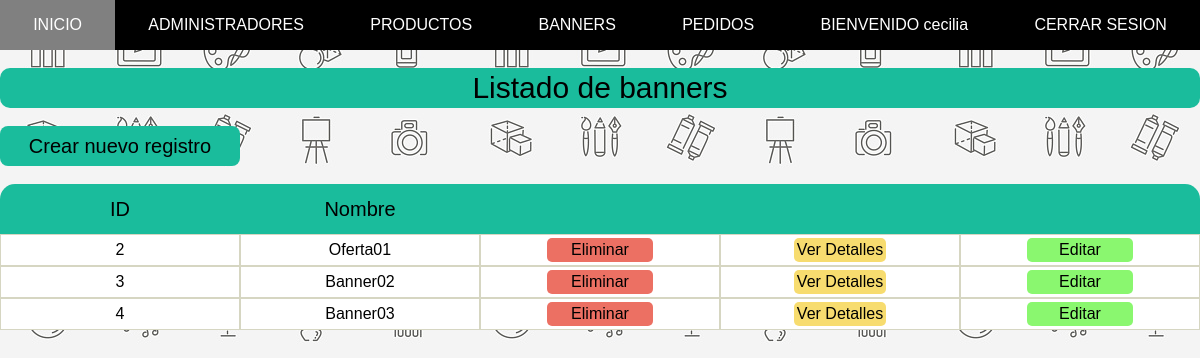
Page /Administrador/banners_lista.php (signed in) on the committed database.
### tables this page shows
CREATE TABLE `banners` (
  `id` int(11) NOT NULL,
  `nombre` varchar(128) NOT NULL,
  `archivo` varchar(64) NOT NULL,
  `status` int(1) DEFAULT 1,
  `eliminado` int(1) NOT NULL DEFAULT 0
);

### Administrador/banners_lista.php (the view, shortened to what this page needs)
<?php
        $con = conecta();
        $sql = "SELECT * FROM banners WHERE status = 1 AND eliminado = 0";
        $res = $con->query($sql);
?>
<!DOCTYPE html>
<html lang="en">
<head>
    <link rel="stylesheet" href="css/banners_lista.css">
</head>
<body>
    <?php
        include("menu.php");
    ?>
    <br>
    <div class="contenedor">
        <div class="header">
            <div class="hitem" id="hitem1"> Listado de banners</div>
        </div>
        <br>
        <div class="hitem" id="hitem2"> <a href="banners_alta.php">Crear nuevo registro</a> </div>
        <br>
        <div class="fila" id="cabecera">
            <div class="titulo b">ID</div>
            <div class="titulo">Nombre</div>
            <div class="titulo"></div>
            <div class="titulo"></div>
            <div class="titulo f"></div>
        </div>
        <?php
        while($row = $res->fetch_array()){
            $id = $row["id"];
            $nombre = $row["nombre"];
            echo "<div class= 'fila' id='fila$id'>";
            echo "<div class='columna'> $id</div>";
            echo "<div class='columna'> $nombre</div>";
            echo "<div class='columna'>";
                echo "<a href=\"javascript:void(0);\" class='boton' onclick=\"ejecutarAjax($id)\">Eliminar</a>";
            echo "</div>";
            echo "<div class = 'columna'>";
                echo "<a href=\"banners_detalles.php?id=$id\" class='boton2'>Ver Detalles</a>";
            echo "</div>";
            echo "<div class = 'columna'>";
                echo "<a href=\"banners_editar.php?id=$id\" class='boton3'>Editar</a>";
            echo "</div>";
            echo "</div>";
        }
        ?>
    </div>
</body>
</html>

### Administrador/css/banners_lista.css (style rules this page uses)
body { background-image: url("../recursos/adminpatron.jpg"); background-repeat: repeat; background-size: auto; background-attachment: scroll; margin: 0%; padding: 0%; }
.header { background-color: #1abc9c; color: black; font-family: sans-serif; text-align: left; height: 40px; display: grid; grid-template-columns: auto; border-radius: 10px; }
#hitem1 { font-size: 30px; display: flex; flex-direction: column; align-items: center; justify-content: center; }
#hitem2 { background-color: #1abc9c; display: flex; flex-direction: column; align-items: center; justify-content: center; width: 20%; height: 40px; font-size: 20px; border-radius: 8px; font-family: sans-serif; cursor: pointer; }
#hitem2 a { color: black; text-decoration: none; }
.titulo { background-color: #1abc9c; font-size: 20px; display: flex; align-items: center; vertical-align: middle; flex-direction: column; justify-content: center; height: 50px; }
.b { border-radius: 15px 0px 0px 0px; }
.f { border-radius: 0px 15px 0px 0px; }
.columna { background-color: white; display: flex; flex-direction: column; align-items: center; justify-content: center; height: 30px; border: 1px solid rgb(214, 214, 194); background-clip: padding-box; }
.fila { font-family: sans-serif; display: grid; grid-template-columns: 20% 20% 20% 20% 20%; place-content: center; }
.boton { text-decoration: none; background-color: #ec7063; font-family: sans-serif; border-style: none; color: black; border-radius: 5px; cursor: pointer; width: 100px; text-align: center; padding: 3px 3px; }
.boton2 { text-decoration: none; background-color: #f7dc6f ; font-family: sans-serif; border-style: none; color: black; border-radius: 5px; cursor: pointer; padding: 3px 3px; }
.boton3 { text-decoration: none; background-color: #8af76f ; font-family: sans-serif; border-style: none; color: black; border-radius: 5px; cursor: pointer; width: 100px; text-align: center; padding: 3px 3px; }

### rows in the picture
banners: id "2", nombre "Oferta01"
banners: id "3", nombre "Banner02"
banners: id "4", nombre "Banner03"

### other values in the picture
$nombre "cecilia"
